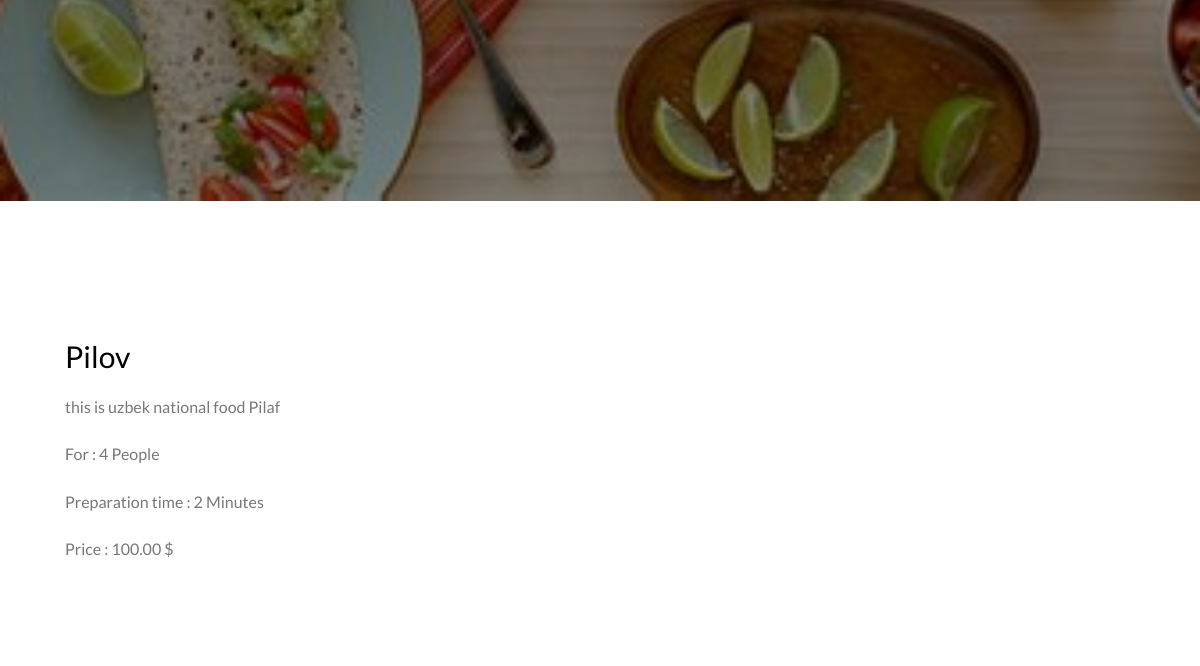
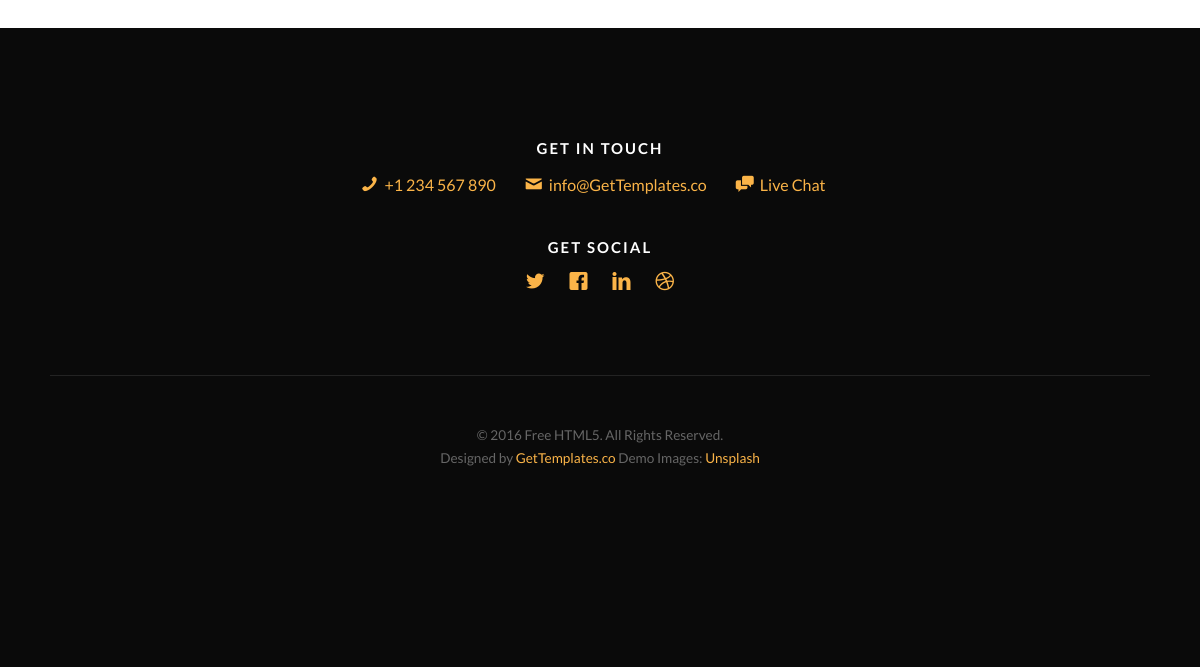
The app's page /meals/pilov (lower part), older data (2 pictures, top to bottom).
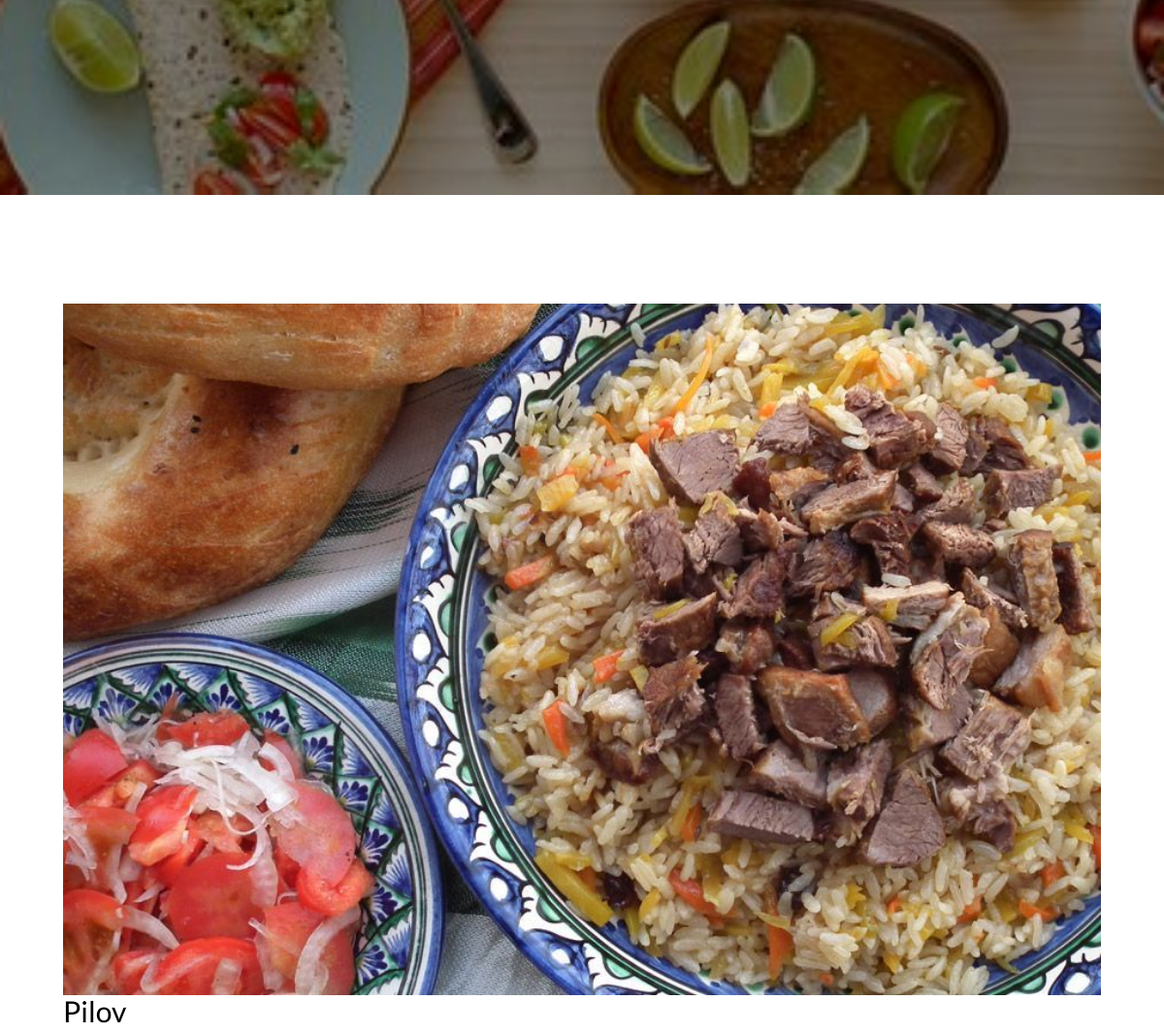
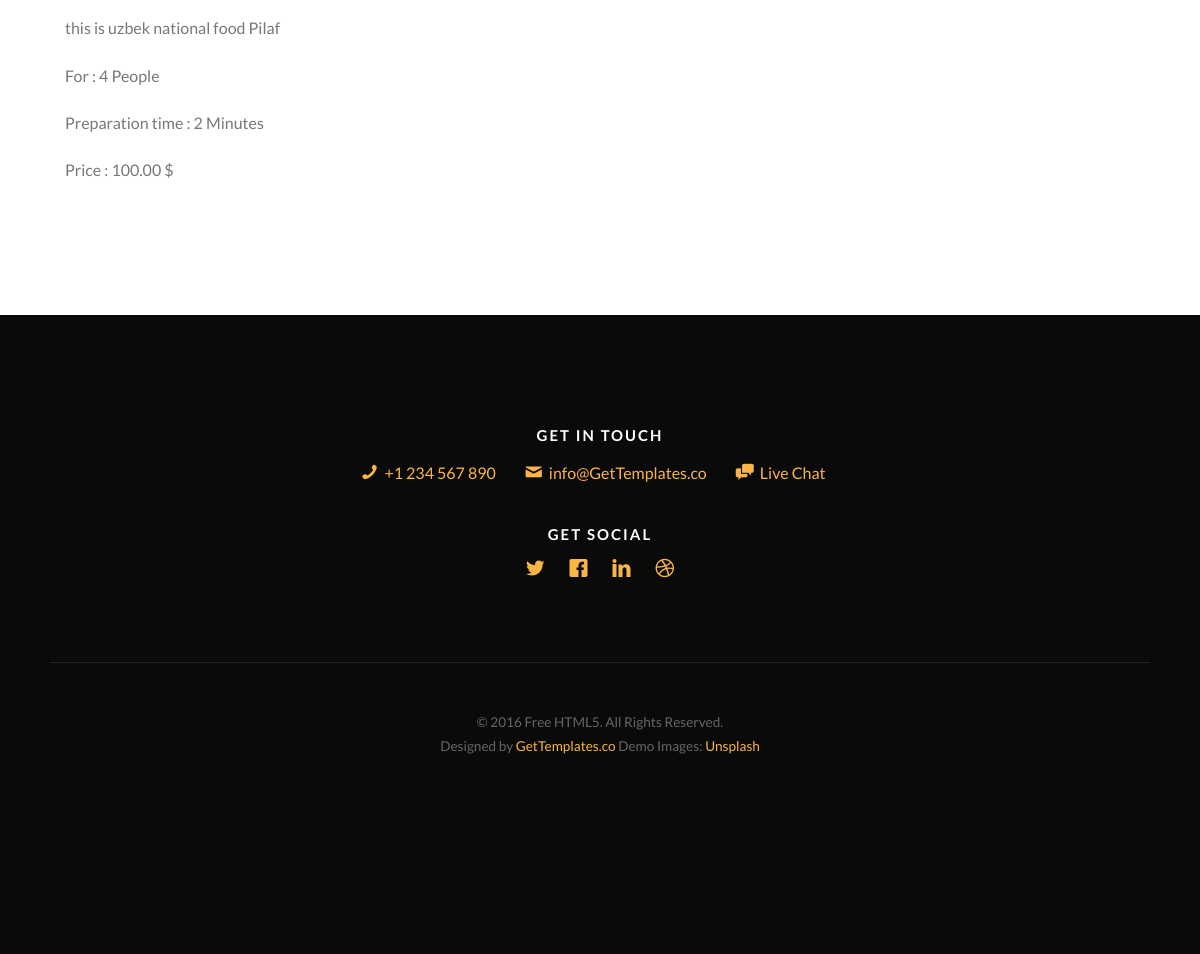
The same page, newer data (2 pictures, top to bottom).
### meals/models.py (models this page shows, shortened)
class Meals(models.Model):
    name = models.CharField(max_length=50)
    description = models.TextField(max_length=500)
    category = models.ForeignKey('Category', on_delete=models.SET_NULL, null=True)
    people = models.IntegerField()
    price = models.DecimalField(max_digits=5, decimal_places=2)
    preparation_time = models.IntegerField()
    image = models.ImageField(upload_to='meals/')
    slug = models.SlugField(blank=True, null=True)
    class Meta:
        verbose_name = 'meal'
        verbose_name_plural = 'meals'
    def __str__(self):
        return self.name

### meals/views.py (the view)
# urls.py: path('<slug:slug>', views.meal_detail, name='meal_detail')
def meal_detail(request, slug):
    meal_detail = Meals.objects.get(slug=slug)
    context = {'meal_detail' : meal_detail}
    return render(request, 'Meals/detail.html', context)

### meals/templates/Meals/detail.html
{% extends 'base.html' %}
{% load static %}
{% block body %}
	<div class="gtco-section">
		<div class="gtco-container">
            <img class = "meal_img" src="{{meal_detail.image.url}}" alt="">
            <h2>{{meal_detail}}</h2>
            <p>{{meal_detail.description}}</p>
            <p>For :  {{meal_detail.people}} People</p>
            <p>Preparation time : {{meal_detail.preparation_time}} Minutes</p>
            <p>Price : {{meal_detail.price}} $ </p>
		</div>
	</div>
	{% endblock body %}

### templates/base.html (shortened to what this page needs)
{% load static %}
<!DOCTYPE HTML>
<html>
	<head>
	<link rel="stylesheet" href="{% static 'site_static/css/animate.css' %}">
	<link rel="stylesheet" href="{% static 'site_static/css/icomoon.css' %}">
	<link rel="stylesheet" href="{% static 'site_static/css/themify-icons.css' %}">
	<link rel="stylesheet" href="{% static 'site_static/css/bootstrap.css' %}">
	<link rel="stylesheet" href="{% static 'site_static/css/magnific-popup.css' %}">
	<link rel="stylesheet" href="{% static 'site_static/css/bootstrap-datetimepicker.min.css' %}">
	<link rel="stylesheet" href="{% static 'site_static/css/owl.carousel.min.css' %}">
	<link rel="stylesheet" href="{% static 'site_static/css/owl.theme.default.min.css' %}">
	<link rel="stylesheet" href="{% static 'site_static/css/style.css' %}">
	</head>
	<body>
	<div id="page">
	<header id="gtco-header" class="gtco-cover gtco-cover-md" role="banner" style="background-image: url({% static 'site_static/images/img_bg.jpeg' %})" data-stellar-background-ratio="0.5">
		<div class="overlay"></div>
	</header>
	{% block body %}
	{% endblock body %}
	<footer id="gtco-footer" role="contentinfo" style="background-image: url({% static 'site_static/images/img_bg.jpeg' %})" data-stellar-background-ratio="0.5">
		<div class="overlay"></div>
		<div class="gtco-container">
			<div class="row row-pb-md">
				<div class="col-md-12 text-center">
					<div class="gtco-widget">
						<h3>Get In Touch</h3>
						<ul class="gtco-quick-contact">
							<li><a href="#"><i class="icon-phone"></i> +1 234 567 890</a></li>
							<li><a href="#"><i class="icon-mail2"></i> info@GetTemplates.co</a></li>
							<li><a href="#"><i class="icon-chat"></i> Live Chat</a></li>
						</ul>
					</div>
					<div class="gtco-widget">
						<h3>Get Social</h3>
						<ul class="gtco-social-icons">
							<li><a href="#"><i class="icon-twitter"></i></a></li>
							<li><a href="#"><i class="icon-facebook"></i></a></li>
							<li><a href="#"><i class="icon-linkedin"></i></a></li>
							<li><a href="#"><i class="icon-dribbble"></i></a></li>
						</ul>
					</div>
				</div>
				<div class="col-md-12 text-center copyright">
					<p><small class="block">&copy; 2016 Free HTML5. All Rights Reserved.</small>
						<small class="block">Designed by <a href="http://gettemplates.co/" target="_blank">GetTemplates.co</a> Demo Images: <a href="http://unsplash.com/" target="_blank">Unsplash</a></small></p>
				</div>
			</div>
		</div>
	</footer>
	</div>
	</body>
</html>

### static/site_static/css/icomoon.css (style rules this page uses)
[class^="icon-"], [class*=" icon-"] { font-family: 'icomoon' !important; speak: none; font-style: normal; font-weight: normal; font-variant: normal; text-transform: none; line-height: 1; -webkit-font-smoothing: antialiased; -moz-osx-font-smoothing: grayscale; }
.icon-chat:before { content: "\e97c"; }
.icon-mail2:before { content: "\e9da"; }
.icon-phone:before { content: "\e9f4"; }
.icon-dribbble:before { content: "\ea65"; }
.icon-facebook:before { content: "\ea67"; }
.icon-linkedin:before { content: "\ea73"; }
.icon-twitter:before { content: "\ea7c"; }

### static/site_static/css/style.css (style rules this page uses)
body { font-family: "Lato", Arial, sans-serif; font-weight: 400; font-size: 16px; line-height: 1.7; color: #777; background: #fff; }
#page { position: relative; overflow-x: hidden; width: 100%; height: 100%; -webkit-transition: 0.5s; -o-transition: 0.5s; transition: 0.5s; }
a { color: #FBB448; -webkit-transition: 0.5s; -o-transition: 0.5s; transition: 0.5s; }
p { margin-bottom: 20px; }
h1, h2, h3, h4, h5, h6, figure { color: #000; font-family: "Lato", Arial, sans-serif; font-weight: 400; margin: 0 0 20px 0; }
.gtco-container { max-width: 1100px; position: relative; margin: 0 auto; padding-left: 15px; padding-right: 15px; }
#gtco-header { background: #4d4d4d; }
#gtco-header, #gtco-counter, .gtco-bg { background-size: cover; background-position: top center; background-repeat: no-repeat; position: relative; }
.gtco-cover { height: 900px; background-size: cover; background-position: center center; background-repeat: no-repeat; position: relative; float: left; width: 100%; }
.gtco-cover .overlay { z-index: 1; position: absolute; bottom: 0; top: 0; left: 0; right: 0; background: rgba(0, 0, 0, 0.5); }
.gtco-social-icons { margin: 0; padding: 0; }
.gtco-social-icons li { margin: 0; padding: 0; list-style: none; display: -moz-inline-stack; display: inline-block; zoom: 1; *display: inline; }
.gtco-social-icons li a { display: -moz-inline-stack; display: inline-block; zoom: 1; *display: inline; color: #FBB448; padding-left: 10px; padding-right: 10px; }
.gtco-social-icons li a i { font-size: 20px; }
#gtco-features, #gtco-features-2, #gtco-products, #gtco-services, #gtco-subscribe, #gtco-footer, .gtco-section { padding: 7em 0; clear: both; position: relative; }
#gtco-footer { background-color: #333333; background-position: center center; background-size: cover; background-repeat: no-repeat; }
#gtco-footer .overlay { position: absolute; top: 0; left: 0; right: 0; bottom: 0; background: rgba(0, 0, 0, 0.8); -webkit-transition: 0.5s; -o-transition: 0.5s; transition: 0.5s; }
#gtco-footer .gtco-widget { margin-bottom: 30px; }
#gtco-footer .gtco-widget h3 { margin-bottom: 15px; font-weight: bold; font-size: 15px; letter-spacing: 2px; text-transform: uppercase; color: #fff; }
#gtco-footer .gtco-widget .gtco-quick-contact { padding: 0; margin: 0; }
#gtco-footer .gtco-widget .gtco-quick-contact li { padding: 0; margin: 0 20px 10px 0px; list-style: none; display: -moz-inline-stack; display: inline-block; zoom: 1; *display: inline; }
#gtco-footer .gtco-widget .gtco-quick-contact li i { width: 30px; float: left; font-size: 18px; position: relative; margin-top: 4px; display: -moz-inline-stack; display: inline-block; zoom: 1; *display: inline; }
#gtco-footer .copyright { color: #666666; padding-top: 3em; margin-top: 3em; border-top: 1px solid rgba(255, 255, 255, 0.1); }
#gtco-footer .copyright .block { display: block; }
.row-pb-md { padding-bottom: 4em !important; }
.meal_img { width: 100% !important; }

Row changes from the older to the newer data that the page shows:
changed Meals "Pilov": image: picture added
